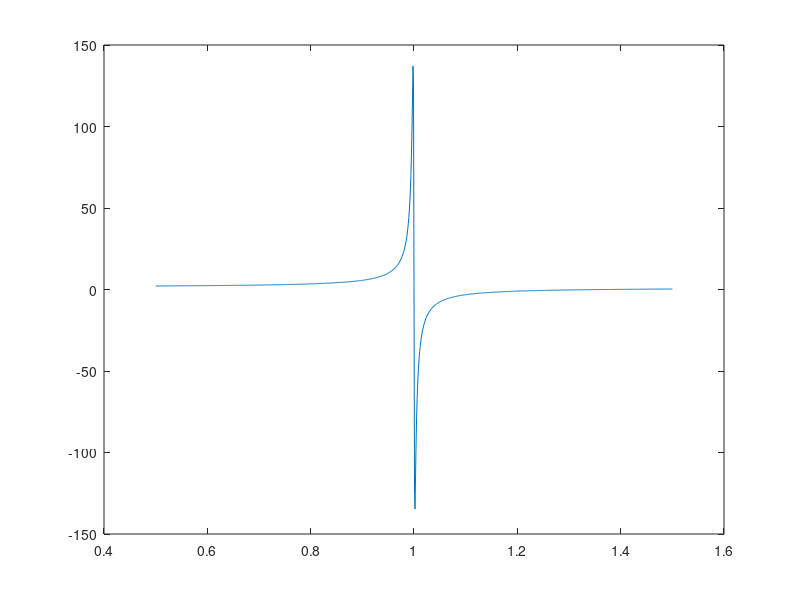
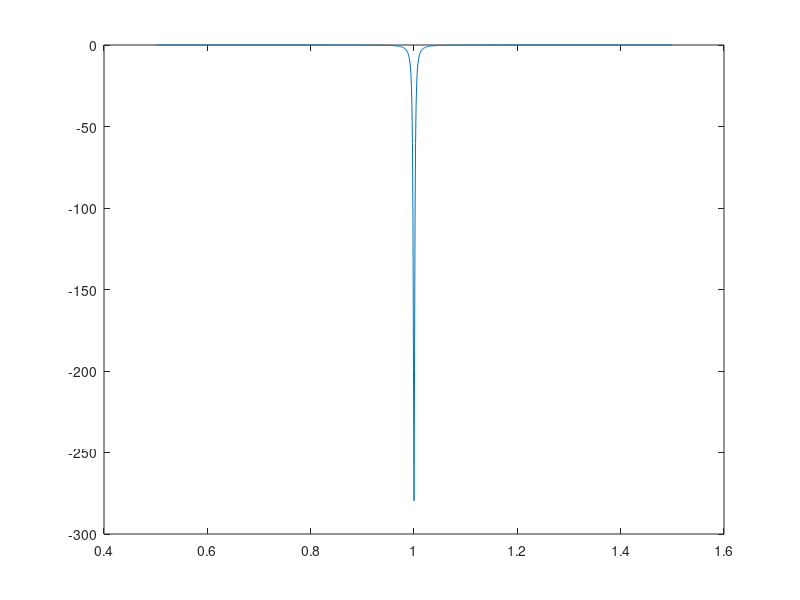

Here is the MATLAB script that generated these plots, in order:
close all; 
clear all; 
clc; 


%we want to plot the loss uxx and uxy to make sure it makes physical sense 



factor=0.5:0.001:1.5; 

s=size(factor);
s=s(1,2); 

a1real=zeros(1,s);
a1imag=zeros(1,s); 

for n=1:1:s

    gamma=2.8*10^6;
    Hs=1780;
    H0=2020;
    dH=40;  %this is from Pozar  
   
    w0=2*pi*gamma*H0;
    wm=2*pi*gamma*Hs;
    w=w0*factor(1,n); 
    alpha=dH*gamma/2/w; 

    w0=w0+i*alpha*w; 
    a1=1+w0*wm/(w0^2-w^2);
    khr=w*wm/(w0^2-w^2);

    a1real(1,n)=real(a1); 
    a1imag(1,n)=imag(a1); 
    
end

figure; 
plot(factor,a1real);

figure; 
plot(factor,a1imag); 